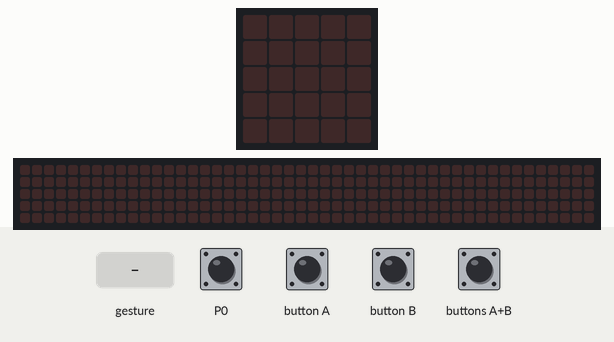
Bench run of a program on a simulated BBC micro:bit (MakeCode). Parts: the board's 5×5 LED display, a strip that is not on the board, showing the scrolling text unrolled. The inputs (shaded band) are chosen by the test bench. Random numbers come from a fixed seed; a tilt is held for 1.5 s and a shake lasts 1 s, then the board lies face up again; the 48×5 strip is a reading aid, not a part: it shows the text the display is scrolling, unrolled, one strip-width of it at a time.

Above: at 1.2 s.
1.3 s: gesture 'tilt left'
At 4.2 s:
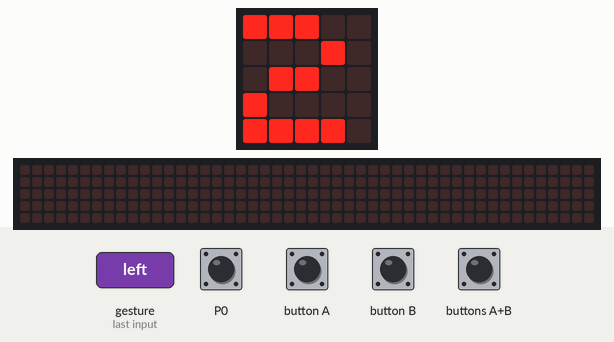
4.3 s: touch pin P0 pressed for 0.15 s
At 4.92 s:
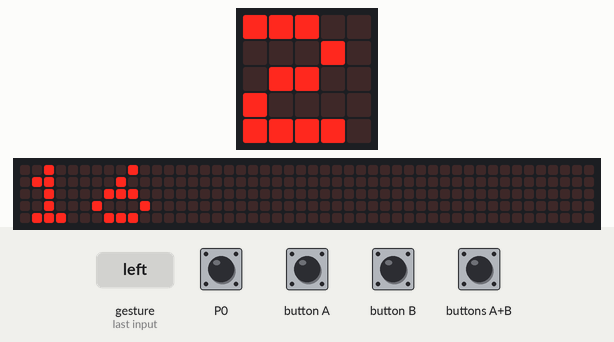
7.3 s: buttons A+B pressed for 1 s
At 8.9 s:
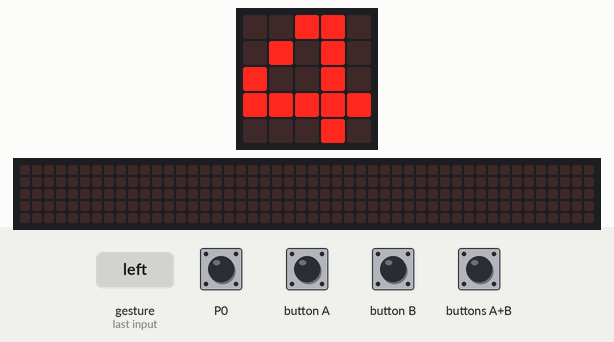
10.5 s: button B pressed for 0.15 s
At 11.9 s:
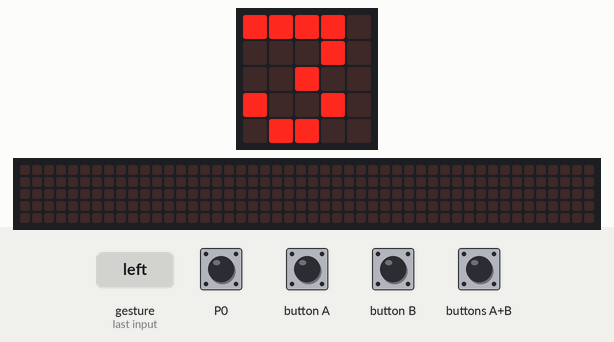
13.5 s: gesture 'logo up'
At 16.4 s:
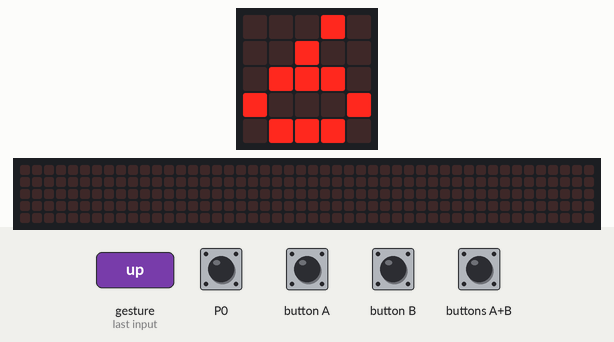
16.5 s: button A pressed for 0.15 s
At 19.8 s:
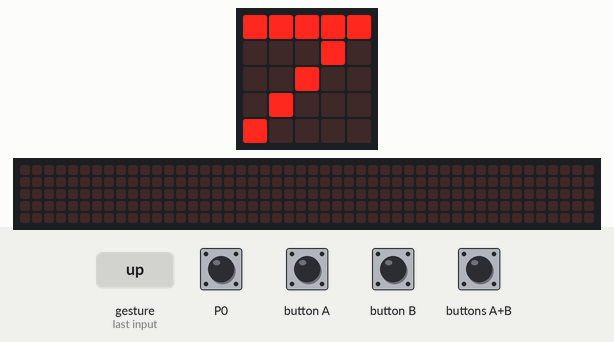
Timing chart, 0 to 20.6 s (numbered marks = the images above; inputs shaded):
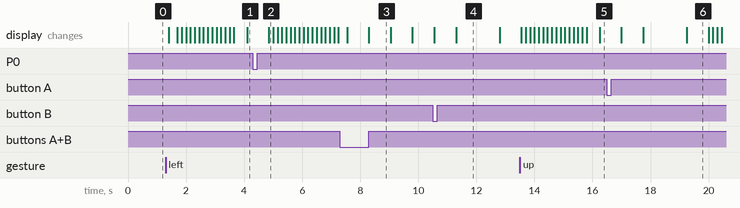

The program:

main.ts
```typescript
let variable_2 = 0
let variable_1 = 0
input.onPinPressed(TouchPin.P0, function () {
    variable_2 = 8
    basic.showNumber(variable_2)
    variable_1 = randint(0, 10)
    basic.showNumber(variable_1)
    basic.showNumber(variable_1 * variable_2)
})
input.onGesture(Gesture.LogoUp, function () {
    variable_2 = 6
    basic.showNumber(variable_2)
    variable_1 = randint(0, 10)
    basic.showNumber(variable_1)
    basic.showNumber(variable_1 * variable_2)
})
input.onGesture(Gesture.ScreenDown, function () {
    variable_2 = 9
    basic.showNumber(variable_2)
    variable_1 = randint(0, 10)
    basic.showNumber(variable_1)
    basic.showNumber(variable_1 * variable_2)
})
input.onButtonPressed(Button.A, function () {
    variable_2 = 2
    basic.showNumber(variable_2)
    variable_1 = randint(0, 10)
    basic.showNumber(variable_1)
    basic.showNumber(variable_1 * variable_2)
})
input.onGesture(Gesture.Shake, function () {
    variable_2 = 5
    basic.showNumber(variable_2)
    variable_1 = randint(0, 10)
    basic.showNumber(variable_1)
    basic.showNumber(variable_1 * variable_2)
})
input.onGesture(Gesture.TiltLeft, function () {
    variable_2 = 10
    basic.showNumber(variable_2)
    variable_1 = randint(0, 10)
    basic.showNumber(variable_1)
    basic.showNumber(variable_1 * variable_2)
})
input.onButtonPressed(Button.AB, function () {
    variable_2 = 4
    basic.showNumber(variable_2)
    variable_1 = randint(0, 10)
    basic.showNumber(variable_1)
    basic.showNumber(variable_1 * variable_2)
})
input.onButtonPressed(Button.B, function () {
    variable_2 = 3
    basic.showNumber(variable_2)
    variable_1 = randint(0, 10)
    basic.showNumber(variable_1)
    basic.showNumber(variable_1 * variable_2)
})
input.onGesture(Gesture.LogoDown, function () {
    variable_2 = 7
    basic.showNumber(variable_2)
    variable_1 = randint(0, 10)
    basic.showNumber(variable_1)
    basic.showNumber(variable_1 * variable_2)
})
```

test.ts
```typescript
// aquí va el archivo "tests"; esto no se compilará cuando este paquete se utilice como una extensión.
```

Measured:
- after the input at 1.3 s, the display: first changes after 0.10 s (image 1 shows a later state)
- what the display in image 3 shows lasts 0.8 s, from 8.3 s to 9.1 s
- what the display in image 4 shows lasts 1.5 s, from 11.3 s to 12.8 s
